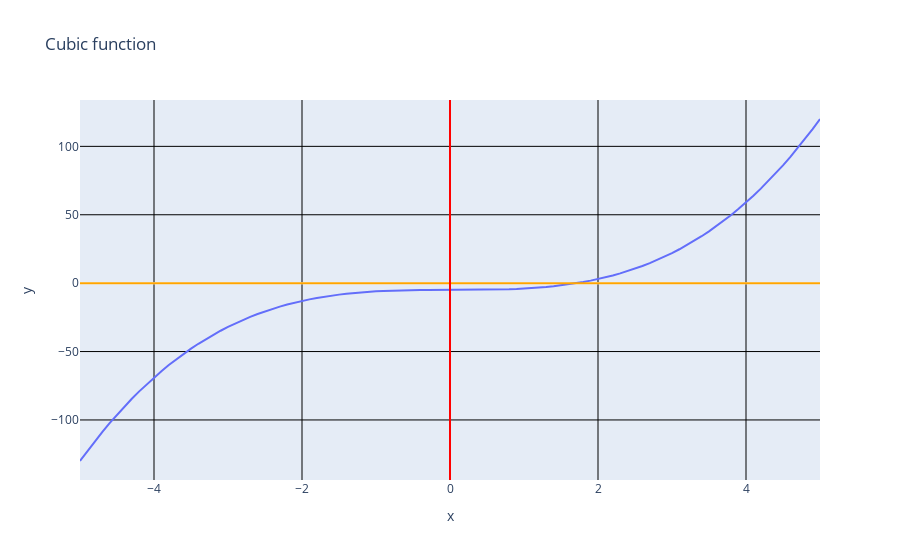

The code cell stored with this chart in its notebook:
### Code cell
# now we can generate the y values
y = x**3 - 5 # remember numpy will apply the exponent to each element of the array

# now we can plot the data
fig = go.Figure(layout = {"title":"Cubic function"}, data=go.Scatter(x=x, y=y))
# fig.update_layout(title="Cubic Function") # notice we already passed layout function above
# let's add x and y axis labels
fig.update_xaxes(title="x")
fig.update_yaxes(title="y")
# let's add a grid
fig.update_layout(xaxis=dict(showgrid=True, gridwidth=1, gridcolor='black'),
                  yaxis=dict(showgrid=True, gridwidth=1, gridcolor='black'))
# let's add a horizontal line at y=0
fig.add_hline(y=0, line=dict(color='orange', width=2))
fig.add_vline(x=0, line=dict(color='red', width=2))

# all of the above layout options could have been added at once using the update_layout function
# alternatively we could have passed a layout dictionary to the Figure function

fig.show()

### Figure 1 — Plotly figure (JSON) as saved in the notebook; plotly's stock layout.template omitted (floating-point values rounded to 4 significant figures)
{"data": [{"type": "scatter", "x": [-5, -4.9, -4.8, -4.7, -4.6, -4.5, -4.4, -4.3, -4.2, -4.1, -4, -3.9, -3.8, -3.7, -3.6, -3.5, -3.4, -3.3, -3.2, -3.1, -3, -2.9, -2.8, -2.7, -2.6, -2.5, -2.4, -2.3, -2.2, -2.1, -2, -1.9, -1.8, -1.7, -1.6, -1.5, -1.4, -1.3, -1.2, -1.1, -1, -0.9, -0.8, -0.7, -0.6, -0.5, -0.4, -0.3, -0.2, -0.1, 0, 0.1, 0.2, 0.3, 0.4, 0.5, 0.6, 0.7, 0.8, 0.9, 1, 1.1, 1.2, 1.3, 1.4, 1.5, 1.6, 1.7, 1.8, 1.9, 2, 2.1, 2.2, 2.3, 2.4, 2.5, 2.6, 2.7, 2.8, 2.9, 3, 3.1, 3.2, 3.3, 3.4, 3.5, 3.6, 3.7, 3.8, 3.9, 4, 4.1, 4.2, 4.3, 4.4, 4.5, 4.6, 4.7, 4.8, 4.9, 5], "y": [-130, -122.6, -115.6, -108.8, -102.3, -96.12, -90.18, -84.51, -79.09, -73.92, -69, -64.32, -59.87, -55.65, -51.66, -47.88, -44.3, -40.94, -37.77, -34.79, -32, -29.39, -26.95, -24.68, -22.58, -20.62, -18.82, -17.17, -15.65, -14.26, -13, -11.86, -10.83, -9.913, -9.096, -8.375, -7.744, -7.197, -6.728, -6.331, -6, -5.729, -5.512, -5.343, -5.216, -5.125, -5.064, -5.027, -5.008, -5.001, -5, -4.999, -4.992, -4.973, -4.936, -4.875, -4.784, -4.657, -4.488, -4.271, -4, -3.669, -3.272, -2.803, -2.256, -1.625, -0.904, -0.087, 0.832, 1.859, 3, 4.261, 5.648, 7.167, 8.824, 10.62, 12.58, 14.68, 16.95, 19.39, 22, 24.79, 27.77, 30.94, 34.3, 37.88, 41.66, 45.65, 49.87, 54.32, 59, 63.92, 69.09, 74.51, 80.18, 86.12, 92.34, 98.82, 105.6, 112.6, 120]}], "layout": {"autosize": true, "shapes": [{"line": {"color": "orange", "width": 2}, "type": "line", "x0": 0, "x1": 1, "xref": "x domain", "y0": 0, "y1": 0, "yref": "y"}, {"line": {"color": "red", "width": 2}, "type": "line", "x0": 0, "x1": 0, "xref": "x", "y0": 0, "y1": 1, "yref": "y domain"}], "title": {"text": "Cubic function"}, "xaxis": {"autorange": true, "gridcolor": "black", "gridwidth": 1, "range": [-5, 5], "showgrid": true, "title": {"text": "x"}, "type": "linear"}, "yaxis": {"autorange": true, "gridcolor": "black", "gridwidth": 1, "range": [-143.9, 133.9], "showgrid": true, "title": {"text": "y"}, "type": "linear"}}}
